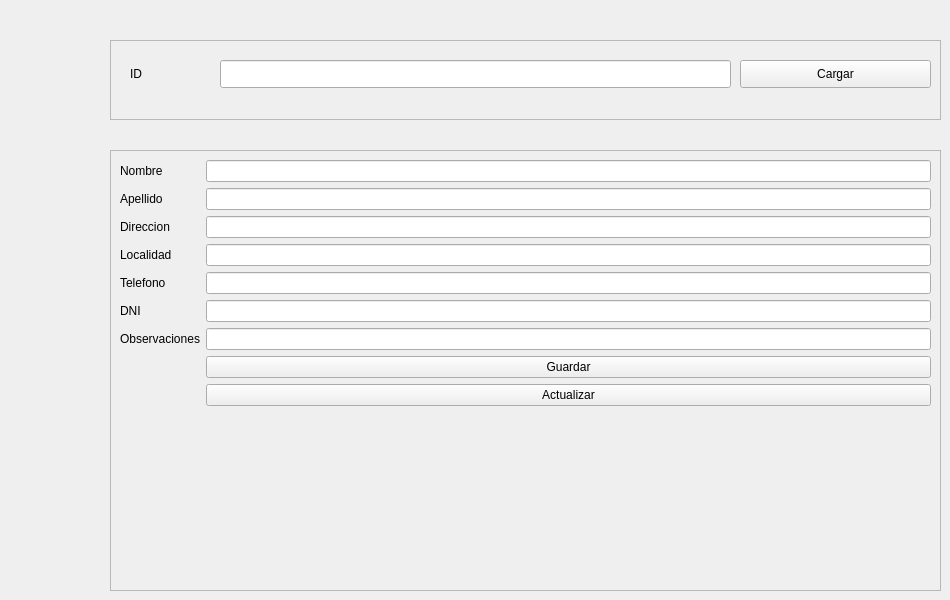
      <widget class="QWidget" name="tab_agregar_modificar_cliente">
       <attribute name="title">
        <string>Agregar/Modificar cliente</string>
       </attribute>
       <widget class="QFrame" name="frame_2">
        <property name="geometry">
         <rect>
          <x>110</x>
          <y>150</y>
          <width>831</width>
          <height>441</height>
         </rect>
        </property>
        <property name="frameShape">
         <enum>QFrame::StyledPanel</enum>
        </property>
        <property name="frameShadow">
         <enum>QFrame::Raised</enum>
        </property>
        <layout class="QFormLayout" name="formLayout_2">
         <item row="3" column="0">
          <widget class="QLabel" name="label_nombreCliente">
           <property name="text">
            <string>Nombre</string>
           </property>
          </widget>
         </item>
         <item row="3" column="1">
          <widget class="QLineEdit" name="lineEdit_nombreCliente"/>
         </item>
         <item row="7" column="0">
          <widget class="QLabel" name="label_apellidoCliente">
           <property name="text">
            <string>Apellido</string>
           </property>
          </widget>
         </item>
         <item row="7" column="1">
          <widget class="QLineEdit" name="lineEdit_apellidoCliente"/>
         </item>
         <item row="13" column="0">
          <widget class="QLabel" name="label_direccionCliente">
           <property name="text">
            <string>Direccion</string>
           </property>
          </widget>
         </item>
         <item row="13" column="1">
          <widget class="QLineEdit" name="lineEdit_direccionCliente"/>
         </item>
         <item row="15" column="0">
          <widget class="QLabel" name="label_localidadCliente">
           <property name="text">
            <string>Localidad</string>
           </property>
          </widget>
         </item>
         <item row="15" column="1">
          <widget class="QLineEdit" name="lineEdit_localidadCliente"/>
         </item>
         <item row="19" column="0">
          <widget class="QLabel" name="label_telefonoCliente">
           <property name="text">
            <string>Telefono</string>
           </property>
          </widget>
         </item>
         <item row="19" column="1">
          <widget class="QLineEdit" name="lineEdit_telefonoCliente"/>
         </item>
         <item row="21" column="0">
          <widget class="QLabel" name="label_dniCliente">
           <property name="text">
            <string>DNI</string>
           </property>
          </widget>
         </item>
         <item row="21" column="1">
          <widget class="QLineEdit" name="lineEdit_dniCliente"/>
         </item>
         <item row="23" column="0">
          <widget class="QLabel" name="label_observacionesCliente">
           <property name="text">
            <string>Observaciones</string>
           </property>
          </widget>
         </item>
         <item row="23" column="1">
          <widget class="QLineEdit" name="lineEdit_observacionesCliente"/>
         </item>
         <item row="24" column="1">
          <widget class="QPushButton" name="pushButton_guardarCliente">
           <property name="text">
            <string>Guardar</string>
           </property>
          </widget>
         </item>
         <item row="25" column="1">
          <widget class="QPushButton" name="pushButton_actualizarCliente">
           <property name="text">
            <string>Actualizar</string>
           </property>
          </widget>
         </item>
        </layout>
       </widget>
       <widget class="QFrame" name="frame_10">
        <property name="geometry">
         <rect>
          <x>110</x>
          <y>40</y>
          <width>831</width>
          <height>80</height>
         </rect>
        </property>
        <property name="frameShape">
         <enum>QFrame::StyledPanel</enum>
        </property>
        <property name="frameShadow">
         <enum>QFrame::Raised</enum>
        </property>
        <widget class="QLabel" name="label_buscar_cliente_por_id">
         <property name="geometry">
          <rect>
           <x>20</x>
           <y>20</y>
           <width>64</width>
           <height>28</height>
          </rect>
         </property>
         <property name="text">
          <string>ID</string>
         </property>
        </widget>
        <widget class="QLineEdit" name="lineEdit_buscar_cliente_por_id">
         <property name="geometry">
          <rect>
           <x>110</x>
           <y>20</y>
           <width>511</width>
           <height>28</height>
          </rect>
         </property>
        </widget>
        <widget class="QPushButton" name="pushButton_cargar_cliente_desde_id">
         <property name="geometry">
          <rect>
           <x>630</x>
           <y>20</y>
           <width>191</width>
           <height>28</height>
          </rect>
         </property>
         <property name="text">
          <string>Cargar</string>
         </property>
        </widget>
       </widget>
      </widget>
